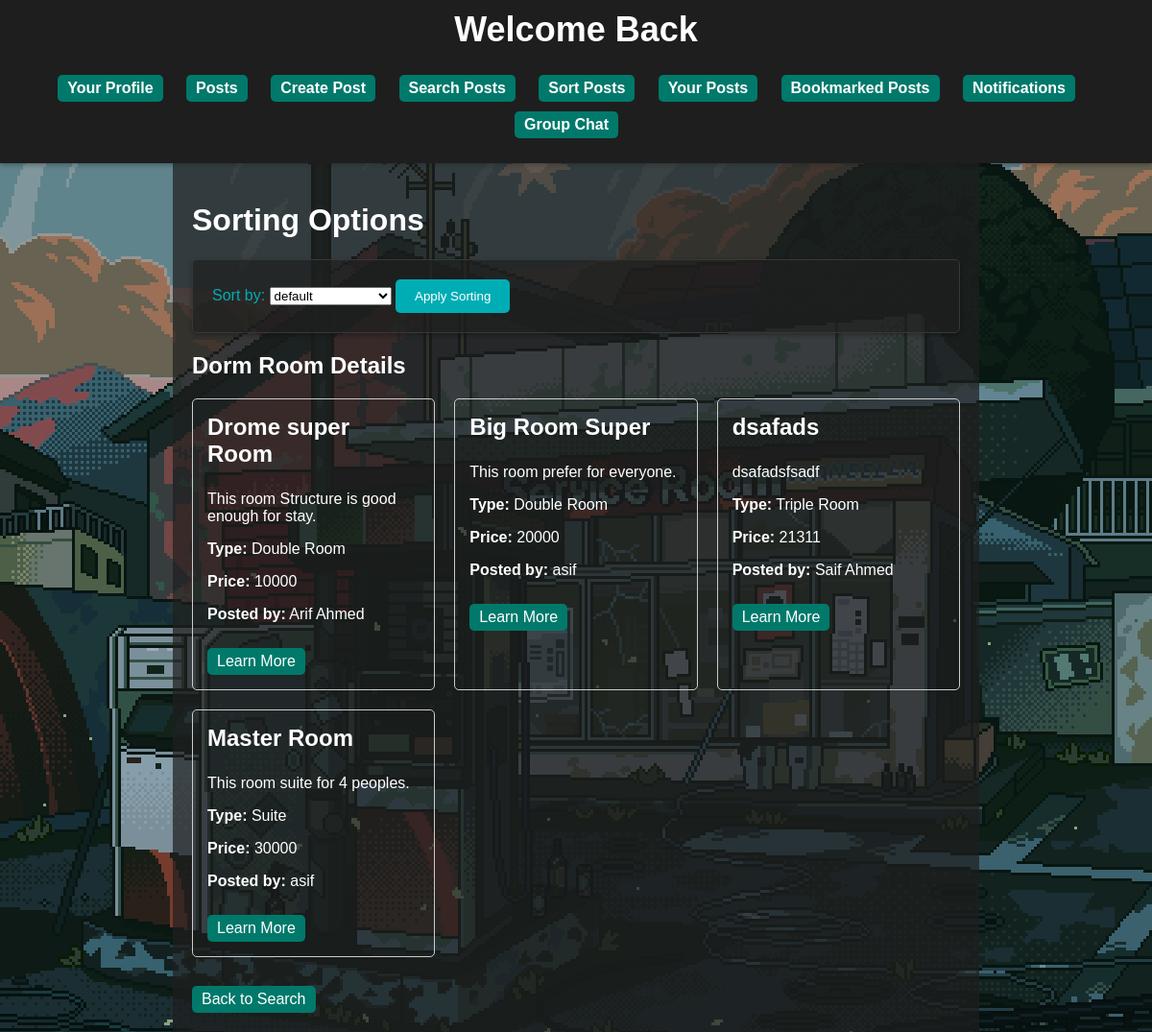
The page /users/posts/sort on the database its author committed.
### users/models.py (models this page shows)
class DormRoom(models.Model):
    title = models.CharField(max_length=255)
    content = models.TextField()
    popularity = models.IntegerField(default=0)
    type = models.CharField(max_length=50)
    price = models.CharField(max_length=20)
    link = models.URLField(max_length=200, null=True)
    posted_by = models.ForeignKey(Register, on_delete=models.CASCADE, related_name='posted')
    comments = models.ManyToManyField(Comment, blank=True)
    bookmarked_by = models.ManyToManyField(Register, blank=True, related_name='bookmarked')

class Register(models.Model):
    username=models.CharField(max_length=30)
    email=models.EmailField()
    password=models.CharField(max_length=100)
    nid=models.IntegerField()

### users/views.py (the view)
# urls.py: path('posts/sort', views.sort, name='sort'),
def sort(request):
    sort = request.GET.get('sort')
    if sort == None or sort == 'low':
        sort = 'low'
        posts = DormRoom.objects.all().order_by('price')
    elif sort == 'high':
        posts = DormRoom.objects.all().order_by('-price')
    username = None
    if request.user.is_authenticated:
        username = request.user.username
    print(f'Inside sorting page!, {sort}')
    return render(request, 'sorting.html', {'username' : username,'posts':posts})

### users/templates/sorting.html (shortened to what this page needs)
{% extends 'profile_base.html' %}
{% block content %}
<body style="background-image: url('/static/bg6.gif'); background-size: cover;">
    <div class="container">
        <h1>Sorting Options</h1>
        <form action='' method="get">
            <label for="sort">Sort by:</label>
            <select id="sort" name="sort">
                <option value="default" > default </option>
            </select>
            <button type="submit">Apply Sorting</button>
        </form>
        <h2>Dorm Room Details</h2>
    <div class="room-grid">
        {% for room in posts %}
            <div class="room-card">
                <h3>{{room.title}}</h3>
                <p>{{ room.content }}</p>
                <p><strong>Type:</strong> {{ room.type }}</p>
                <p><strong>Price:</strong> {{ room.price }}</p>
                <p><strong>Posted by:</strong> {{room.posted_by.username}}</p>
                <a href="{{ room.link }}" target="_blank">Learn More</a>
            </div>
        {% endfor %}
    </div>
        <a href="{% url 'search' username=username %}">Back to Search</a>
    </div>
</body>
{% endblock %}

### users/static/style.css (style rules this page uses)
body { font-family: Arial, sans-serif; margin: 0; padding: 0; background: #1E1E1E; color: #fff; }
form { background: rgba(30, 30, 30, 0.7); color: #fff; padding: 20px; border: 1px solid #373737; border-radius: 5px; box-shadow: 0 2px 5px rgba(0, 0, 0, 0.3); transition: background 0.3s; }
label { color: #00ADB5; transition: color 0.3s; }
button { background: #00ADB5; color: #fff; padding: 10px 20px; border: none; border-radius: 5px; cursor: pointer; transition: background 0.3s; }
.room-grid { display: grid; grid-template-columns: repeat(3, 1fr); gap: 20px; margin: 20px 0; }
.room-card { border: 1px solid #ccc; padding: 15px; border-radius: 5px; transition: transform 0.3s; }
h3 { margin-top: 0; font-size: 24px; transition: color 0.3s; }
a { display: inline-block; padding: 5px 10px; background-color: #00796B; color: #fff; text-decoration: none; border-radius: 5px; margin-top: 10px; transition: background 0.3s; }

### rows shown on the page
DormRoom: title "Drome super Room", content "This room Structure is good enough for stay.", type "Double Room", price "10000", posted_by.username "Arif Ahmed"
DormRoom: title "Big Room Super", content "This room prefer for everyone.", type "Double Room", price "20000", posted_by.username "asif"
DormRoom: title "dsafads", content "dsafadsfsadf", type "Triple Room", price "21311", posted_by.username "Saif Ahmed"
DormRoom: title "Master Room", content "This room suite for 4 peoples.", type "Suite", price "30000", posted_by.username "asif"
